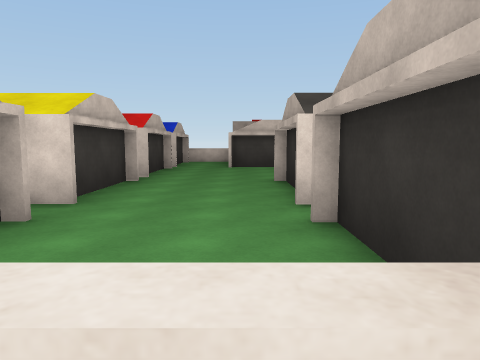
[1] (above)

17 first-person views from a walk through a scene from a Unity 3-D project. The camera is 1.5 m above the floor, tilts 6° down and sees 70° across. The floor is counted in squares, 2 m on a side. Each view is taken from the middle of a square. On the plan, view 1 faces up. The plan holds only what a view shows up to about 11 squares ahead; the rest is blank. The place goes on beyond the plan. The player is left out. Surface patterns are stand-ins for the level's own textures.

[2]
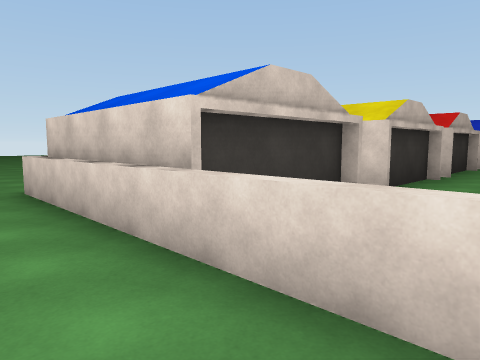

[3]
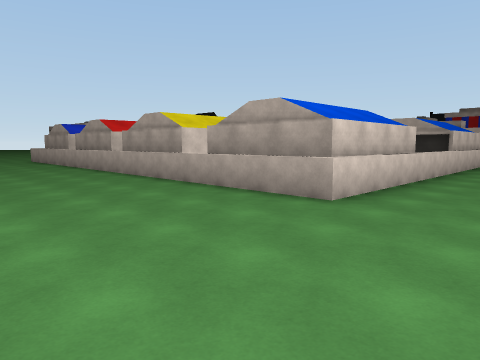

[4]
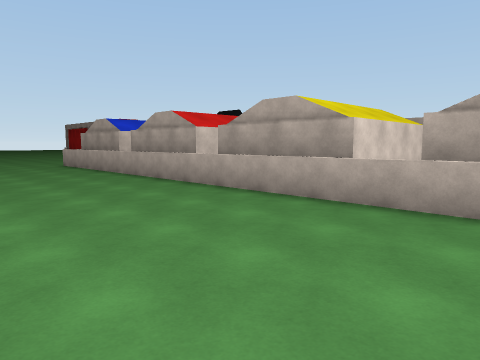

[5]
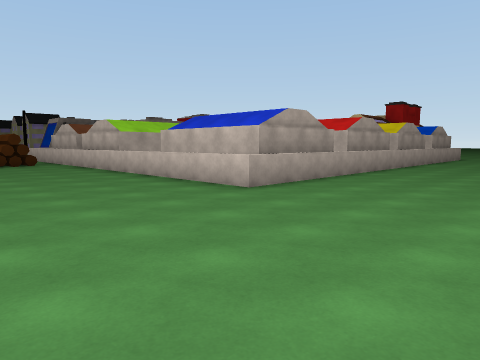

[6]
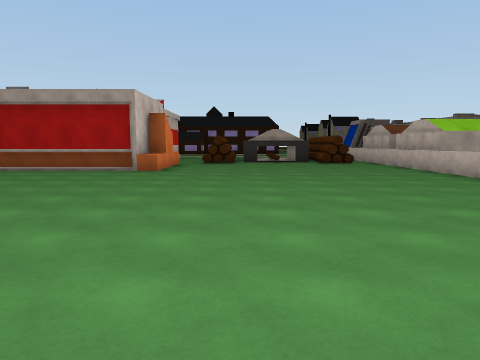

[7]
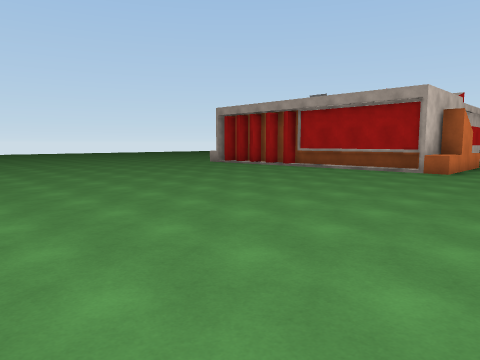

[8]
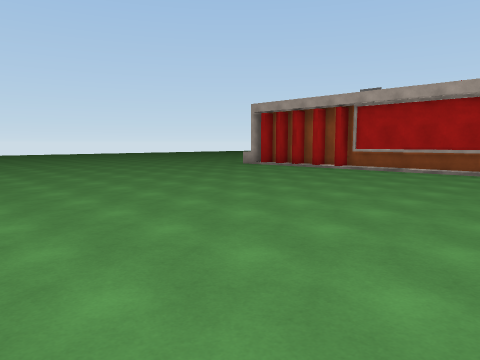

[9]
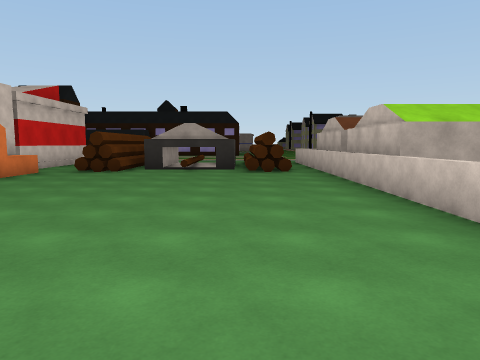

[10]
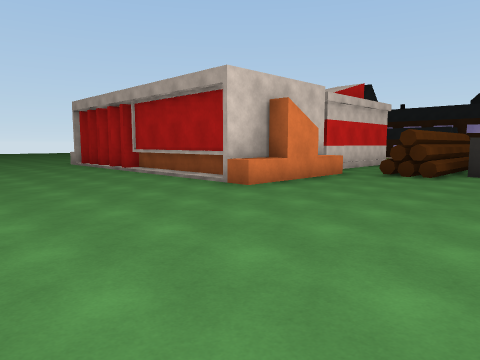

[11]
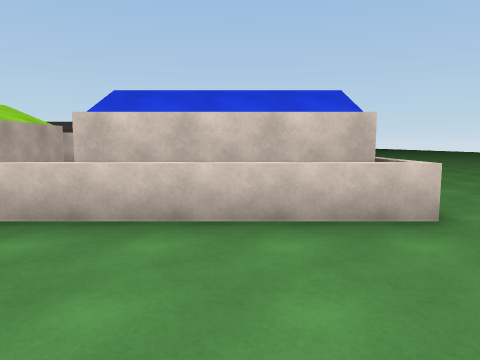

[12]
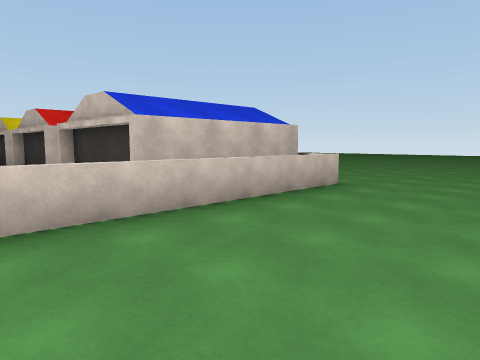

[13]
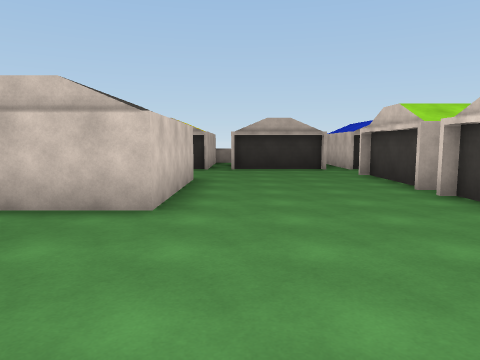

[14]
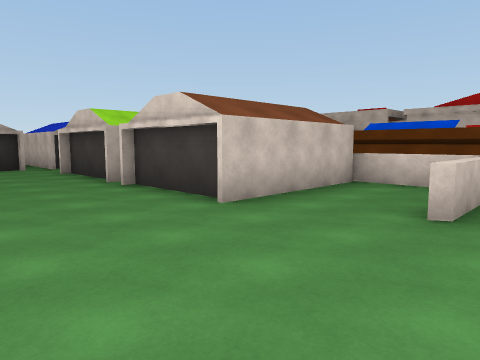

[15]
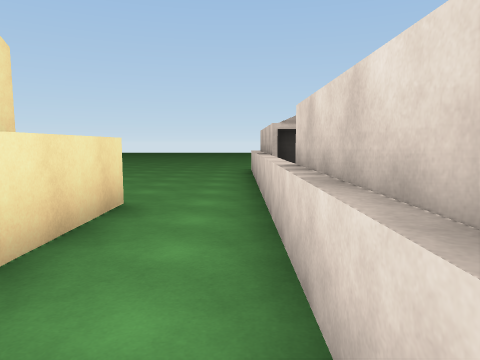

[16]
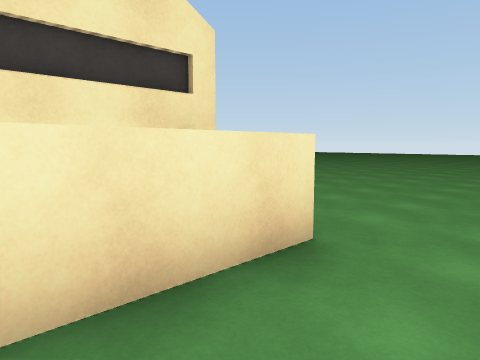

[17]
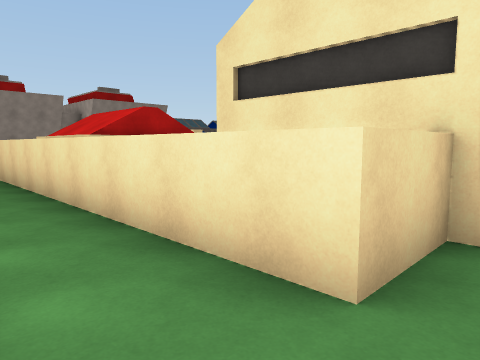

### Floor plan
Points are (right, up) in squares from view 1. A wall is a line through its corners. A room is listed if a view was taken in it or the views show most of it. See-through windows are left out.
Room 1 (views 1, 2, 3, 4, 5, 6, 7, 8, 9, 10, 11, 12, 15, 16, 17)
walls: (-5.6, 11.1) (-5.6, 14) (-2, 14); (-0.3, 14.4) (2.5, 14.4); (-5.6, 7.7) (-5.6, 10.5); (3, 14.4) (5.1, 14.4); (3.2, 15.6) (3.2, 16.9); (0.7, 22.2) (0.7, 22.9); (4.2, 17.1) (4.2, 19.9); (0.1, 23.1) (0.1, 27.3); (3.2, 20.2) (3.2, 21.5); (1, 22.9) (-0.5, 22.9); (3.7, 20.9) (3.1, 20.9); (-5.6, 4.2) (-5.6, 7.1); (3, 22.3) (-0.3, 22.3) (-0.3, 27); (6.4, 15.8) (5, 15.8); (7.6, 16.1) (4.9, 16.1); (5.5, 23.2) (3.6, 23.2); (7.4, 20.4) (3.2, 20.4); (7.9, 20.7) (3.1, 20.7); (-2, 0.5) (-5.6, 0.5) (-5.6, 3.4); (3.4, 0.5) (0.6, 0.5); (3.6, 0.3) (-5.9, 0.3) (-5.9, 14.7) (5.1, 14.7); (-0.3, -3) (-0.3, -1.5) (7.4, -1.5)
low walls: (5.4, 20.2) (3.2, 20.2)
Room 2 (views 13, 14)
walls: (8.1, 13) (8.1, 11.8); (7.9, 14.5) (5.8, 14.5) (5.8, 10.9); (7.6, 15.8) (6.4, 15.8); (5.5, 11.1) (3, 11.1); (1.9, 11.1) (-0.4, 11.1); (0.6, 7) (4.2, 7) (4.2, 5.2); (0.9, 5.8) (0.9, 6.9); (-2, 11.1) (-3.5, 11.1); (-2.3, 10.5) (-2.3, 7.8); (-2.3, 7) (-2.3, 4.8); (0.9, 0.6) (0.9, 3.2); (-2, 4.2) (-5.6, 4.2); (-3.1, 7) (-2, 7); (-2.3, 3.4) (-2.3, 0.6)
ways out: opening at (-1, 11)

Positions as (right, up) in squares from view 1, and headings:
1: (0, 0), facing up
2: (0, -1), facing up-left
3: (-10, -2), facing up-right
4: (-10, 2), facing up-right
5: (-10, 19), facing down-right
6: (-10, 20), facing right
7: (-10, 20), facing up-right
8: (-10, 22), facing up-right
9: (-6, 17), facing right
10: (-5, 18), facing up-right
11: (-4, 18), facing down
12: (0, 18), facing down-left
13: (8, 8), facing left
14: (9, 8), facing up-left
15: (4, 0), facing left
16: (2, 0), facing down-left
17: (-1, 0), facing down-right
